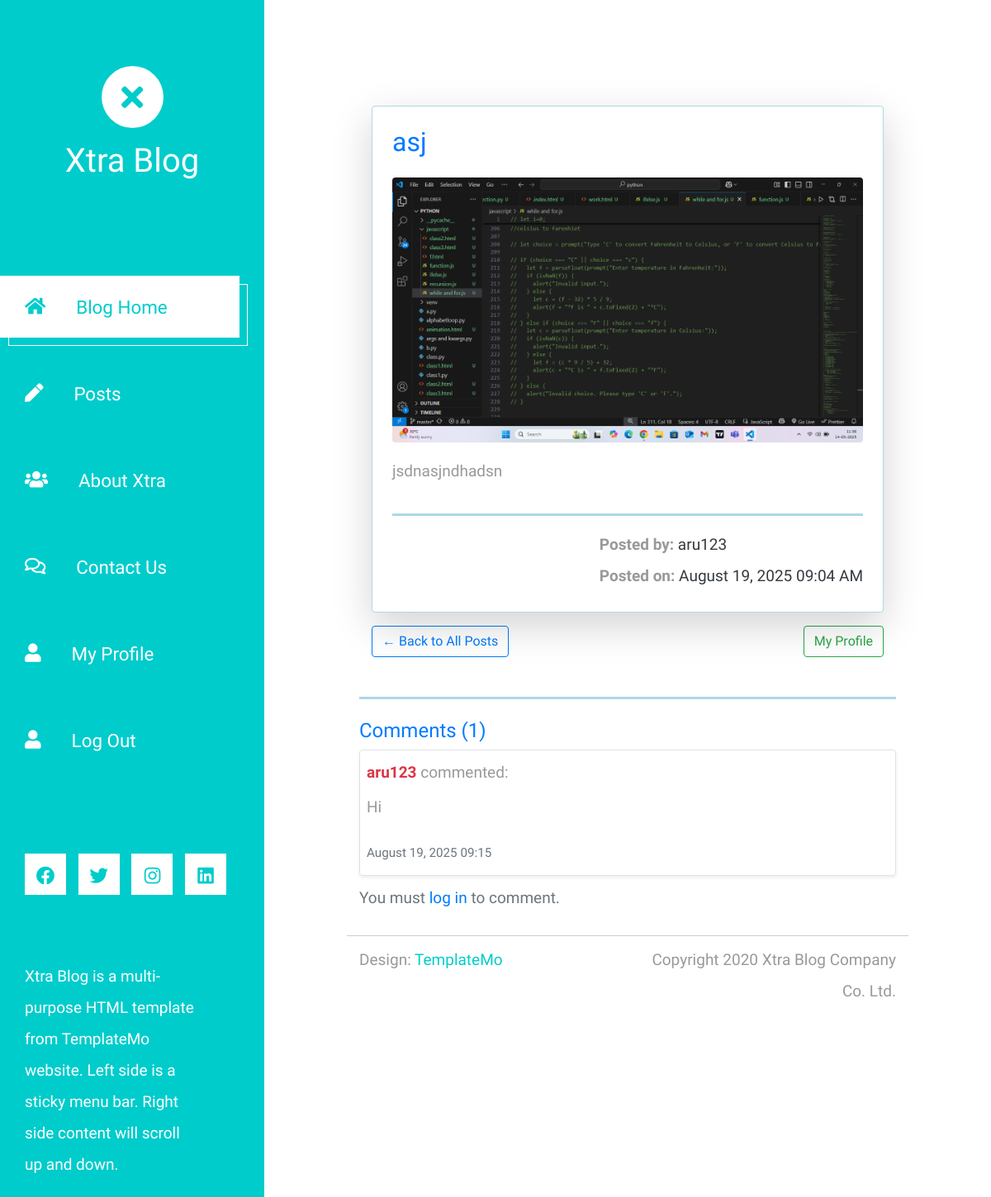
The page /post/asjdd/ on the database its author committed.
### App/models.py (models this page shows, shortened)
class Posts(models.Model):
    STATUS = (
        ('0', "DRAFT"),
        ('1', "PUBLISH")
    )
    title = models.CharField(max_length=100)
    image = models.ImageField(upload_to="img")
    content = models.TextField()
    author = models.ForeignKey(User, on_delete=models.CASCADE, related_name="posts")
    category = models.ForeignKey(Category, related_name='posts', on_delete=models.CASCADE)
    blog_slug = models.SlugField(max_length=200, unique=True, blank=True)
    date = models.DateTimeField(auto_now_add=True)
    status = models.CharField(choices=STATUS, max_length=1, default=0)
    main_post = models.BooleanField(default=False)

class Comment(models.Model):
    post = models.ForeignKey(Posts, on_delete=models.CASCADE, related_name="comments")
    user = models.ForeignKey(User, on_delete=models.CASCADE)
    content = models.TextField()
    created_at = models.DateTimeField(auto_now_add=True)

### App/views.py (the view)
# urls.py: path('post/<slug:blog_slug>/', views.post_detail, name='post_detail'),
def post_detail(request, blog_slug):
    post =Posts.objects.get( blog_slug=blog_slug, status='1')
    if request.method == "POST":
        form = CommentForm(request.POST)
        if form.is_valid():
            comment = form.save(commit=False)
            comment.post = post
            comment.user = request.user
            comment.save()
            return redirect('post_detail', blog_slug=blog_slug)
    else:
        form = CommentForm()
        comments = post.comments.all().order_by('-created_at')
        return render(request, 'post_detail.html', {'post': post,'form': form,'comments': comments})

### Template/post_detail.html
{% extends 'userindex.html' %}
{% block content %}
<div class="container my-5">
    <div class="card p-4 shadow-lg border-3 rounded-4 d-flex flex-column" style="border-color:#add8e6; min-height:350px;">
        <h2 class="text-primary">{{ post.title }}</h2>
        {% if post.image %}
            <img src="{{ post.image.url }}" class="img-fluid my-3 rounded">
        {% endif %}
        <p class="fs-4 flex-grow-1">{{ post.content }}</p>
        <div class="pt-3 mt-3 d-flex justify-content-end"
                     style="border-top:3px solid #add8e6;">
                    <div class="text-end text-dark">
                        <span style="font-weight:700;">Posted by:</span> {{ post.author.username }}
                        <br>
                        <span style="font-weight:700;">Posted on:</span> {{ post.date|date:"F d, Y h:i A" }}
                    </div>
        </div>
    </div>
    <div class="mt-3 d-flex justify-content-between">
        <a href="{% url 'userindex' %}" class="btn btn-outline-primary">← Back to All Posts</a>
        <a href="{% url 'profile' request.user.id %}" class="btn btn-outline-success">My Profile</a>
    </div>
</div>
<hr style="border-top:3px solid #add8e6;">
<div class="mt-4">
    <h4 class="text-primary">Comments ({{ comments.count }})</h4>
    {% for comment in comments %}
        <div class="border rounded p-2 my-2 shadow-sm">
            <p class="mb-1"><strong class="text-danger">{{ comment.user.username }}</strong> commented:</p>
            <p>{{ comment.content }}</p>
            <small class="text-muted">{{ comment.created_at|date:"F d, Y H:i" }}</small>
        </div>
    {% empty %}
        <p class="text-muted">No comments yet. Be the first to comment!</p>
    {% endfor %}
    {% if user.is_authenticated %}
        <form method="post" class="mt-3">
            {% csrf_token %}
            {{ form.as_p }}
            <button type="submit" class="btn btn-primary">Post Comment</button>
        </form>
    {% else %}
        <p class="text-muted">You must <a href="{% url 'login' %}">log in</a> to comment.</p>
    {% endif %}
</div>
{% endblock %}

### rows shown on the page
Posts: title "asj", image (picture), content "jsdnasjndhadsn", author.username "aru123", date "August 19, 2025 09:04 AM"
Comment: user.username "aru123", content "Hi", created_at "August 19, 2025 09:15"

### other values the page prints
{{ comments.count }} "1"
